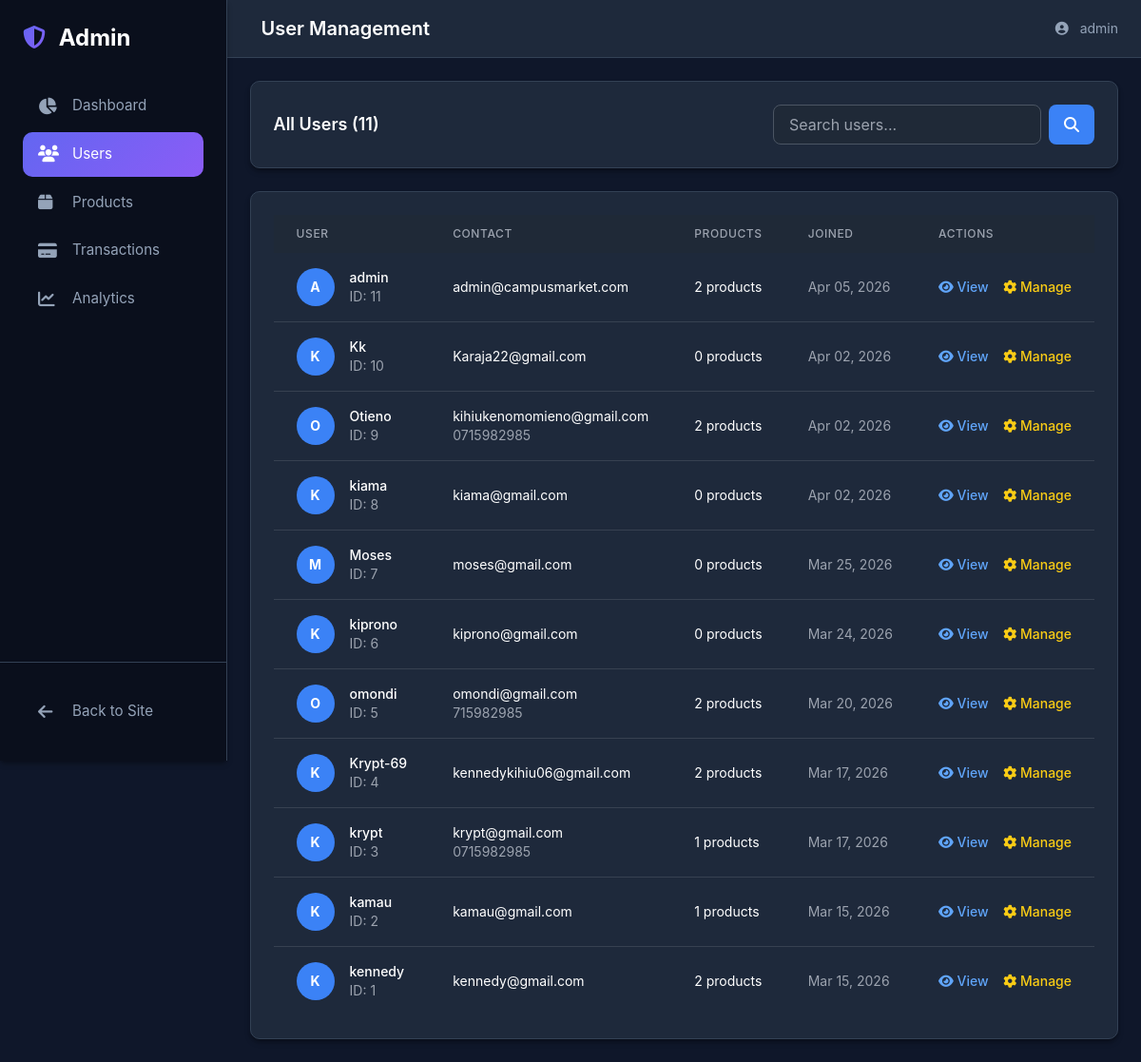
The app's page /admin/users (signed in), older data.
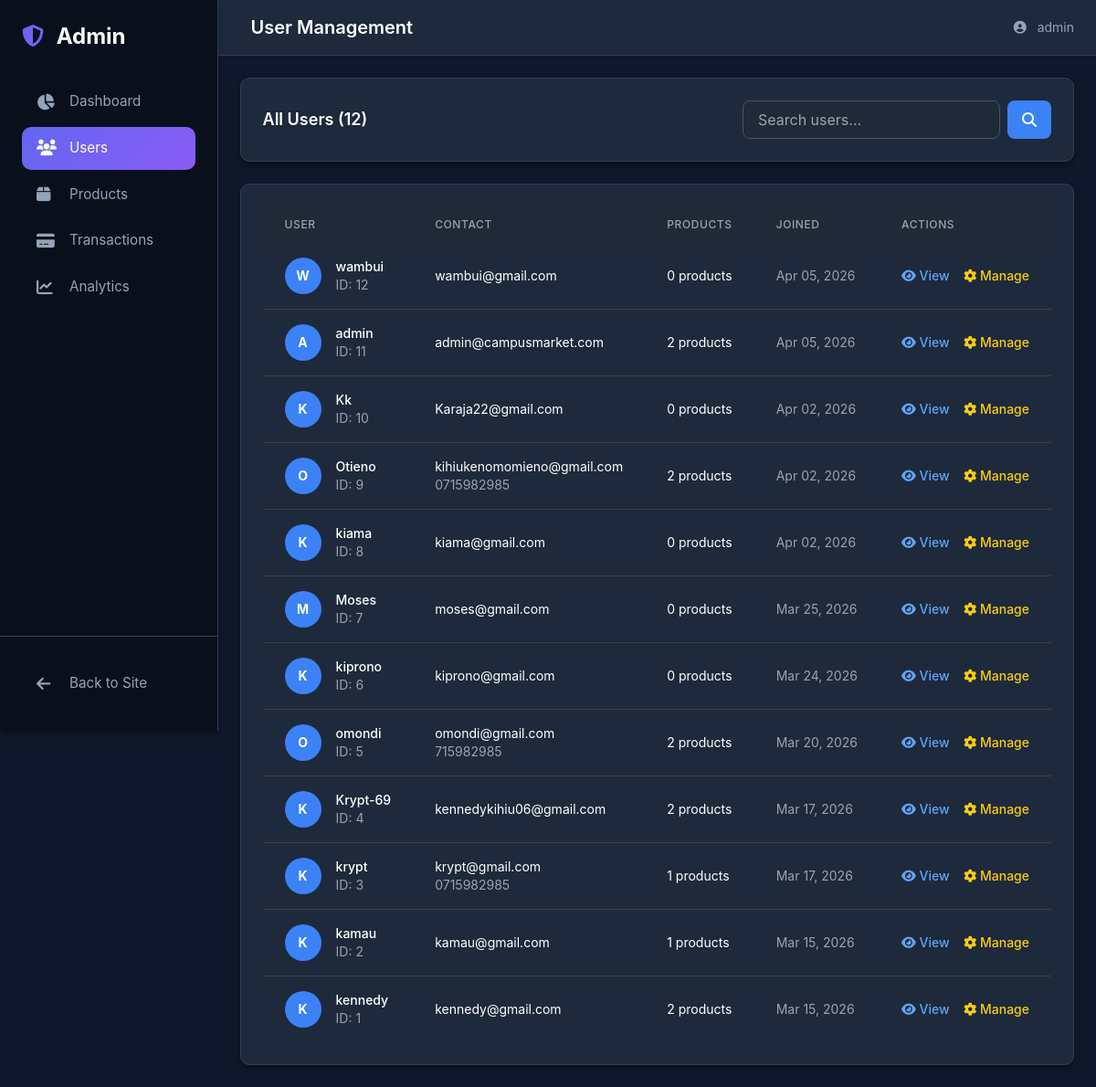
The same page, newer data.
### app/models.py (models this page shows, shortened)
class User(UserMixin, db.Model):
    __tablename__ = 'users'
    id = db.Column(db.Integer, primary_key=True)
    username = db.Column(db.String(80), unique=True, nullable=False)
    email = db.Column(db.String(120), unique=True, nullable=False)
    password_hash = db.Column(db.String(128))
    phone = db.Column(db.String(20))
    created_at = db.Column(db.DateTime, default=datetime.utcnow)
    google_id = db.Column(db.String(100), unique=True, nullable=True)
    profile_picture = db.Column(db.String(500), nullable=True)
    products = db.relationship('Product',
        foreign_keys='Product.seller_id',
        back_populates='seller',
        lazy=True
    )
    payments = db.relationship('Payment',
        back_populates='payment_user',
        lazy=True
    )
    phone_number = db.Column(db.String(20))
    campus_location = db.Column(db.String(100))
    hostel_name = db.Column(db.String(100))
    hostel_room = db.Column(db.String(20))
    whatsapp_number = db.Column(db.String(20))
    show_contact_details = db.Column(db.Boolean, default=True)
    contact_preference = db.Column(db.String(20), default='whatsapp')
    is_admin = db.Column(db.Boolean, default=False)
    conversations_as_buyer = db.relationship('Chat',
        foreign_keys='Chat.buyer_id',
        back_populates='buyer',
        lazy=True,
        cascade='all, delete-orphan'
    )
    conversations_as_seller = db.relationship('Chat',
        foreign_keys='Chat.seller_id',
        back_populates='seller',
        lazy=True,
        cascade='all, delete-orphan'
    )
    sent_messages = db.relationship('Message',
        foreign_keys='Message.sender_id',
        back_populates='sender',
        lazy=True,
        cascade='all, delete-orphan'
    )
    sent_offers = db.relationship('Offer',
        foreign_keys='Offer.buyer_id',
        back_populates='offer_buyer',
        lazy=True
    )
    received_offers = db.relationship('Offer',
        foreign_keys='Offer.seller_id',
        back_populates='offer_seller',
        lazy=True
    )

### app/admin/routes.py (the view)
@admin_bp.route('/users')
@login_required
@admin_required
def users_management():
    page = request.args.get('page', 1, type=int)
    search = request.args.get('search', '')
    query = User.query
    if search:
        query = query.filter(
            (User.username.ilike(f'%{search}%')) |
            (User.email.ilike(f'%{search}%'))
        )
    users = query.order_by(User.created_at.desc()).paginate(
        page=page, per_page=20, error_out=False
    )
    return render_template('admin/users.html', users=users, search=search)

### app/admin/routes.py (called while the page is built)
def admin_required(f):
    @wraps(f)
    def decorated_function(*args, **kwargs):
        if (not current_user.is_authenticated or
            not current_user.is_admin):
            flash('Admin access required.', 'error')
            return redirect(url_for('main.index'))
        return f(*args, **kwargs)
    return decorated_function

### app/models.py (called while the page is built)
@login_manager.user_loader
def load_user(user_id):
    return User.query.get(int(user_id))

### app/templates/admin/users.html (shortened to what this page needs)
{% extends "admin/base.html" %}
{% block header_title %}User Management{% endblock %}
{% block content %}
<div class="space-y-6">
    <div class="card p-6">
        <div class="flex flex-col sm:flex-row justify-between items-start sm:items-center space-y-4 sm:space-y-0">
            <h3 class="text-lg font-semibold text-white">All Users ({{ users.total }})</h3>
            <form method="GET" class="flex space-x-2">
                <input type="text"
                       name="search"
                       value="{{ search }}"
                       placeholder="Search users..."
                       class="px-4 py-2 bg-gray-800 border border-gray-600 rounded-lg text-white placeholder-gray-400 focus:outline-none focus:border-blue-500">
                <button type="submit"
                        class="px-4 py-2 bg-blue-500 text-white rounded-lg hover:bg-blue-600 transition-colors">
                    <i class="fas fa-search"></i>
                </button>
            </form>
        </div>
    </div>
    <div class="card overflow-hidden">
        <div class="overflow-x-auto">
            <table class="w-full">
                <thead class="bg-gray-800">
                    <tr>
                        <th class="px-6 py-3 text-left text-xs font-medium text-gray-400 uppercase tracking-wider">User</th>
                        <th class="px-6 py-3 text-left text-xs font-medium text-gray-400 uppercase tracking-wider">Contact</th>
                        <th class="px-6 py-3 text-left text-xs font-medium text-gray-400 uppercase tracking-wider">Products</th>
                        <th class="px-6 py-3 text-left text-xs font-medium text-gray-400 uppercase tracking-wider">Joined</th>
                        <th class="px-6 py-3 text-left text-xs font-medium text-gray-400 uppercase tracking-wider">Actions</th>
                    </tr>
                </thead>
                <tbody class="divide-y divide-gray-700">
                    {% for user in users.items %}
                    <tr class="hover:bg-gray-800/50 transition-colors">
                        <td class="px-6 py-4 whitespace-nowrap">
                            <div class="flex items-center">
                                <div class="w-10 h-10 bg-blue-500 rounded-full flex items-center justify-center">
                                    <span class="text-sm font-bold text-white">{{ user.username[0]|upper }}</span>
                                </div>
                                <div class="ml-4">
                                    <div class="text-sm font-medium text-white">{{ user.username }}</div>
                                    <div class="text-sm text-gray-400">ID: {{ user.id }}</div>
                                </div>
                            </div>
                        </td>
                        <td class="px-6 py-4 whitespace-nowrap">
                            <div class="text-sm text-white">{{ user.email }}</div>
                            {% if user.phone_number %}
                            <div class="text-sm text-gray-400">{{ user.phone_number }}</div>
                            {% endif %}
                        </td>
                        <td class="px-6 py-4 whitespace-nowrap">
                            <div class="text-sm text-white">{{ user.products|length }} products</div>
                        </td>
                        <td class="px-6 py-4 whitespace-nowrap text-sm text-gray-400">
                            {{ user.created_at.strftime('%b %d, %Y') }}
                        </td>
                        <td class="px-6 py-4 whitespace-nowrap text-sm font-medium">
                            <a href="{{ url_for('admin.user_detail', user_id=user.id) }}"
                               class="text-blue-400 hover:text-blue-300 mr-3">
                                <i class="fas fa-eye"></i> View
                            </a>
                            <form action="{{ url_for('admin.toggle_user_status', user_id=user.id) }}"
                                  method="POST" class="inline">
                                <button type="submit"
                                        class="text-yellow-400 hover:text-yellow-300">
                                    <i class="fas fa-cog"></i> Manage
                                </button>
                            </form>
                        </td>
                    </tr>
                    {% endfor %}
                </tbody>
            </table>
        </div>
    </div>
</div>
{% endblock %}

### app/templates/admin/base.html (shortened to what this page needs)
<!DOCTYPE html>
<html lang="en">
<head>
    <script src="https://cdn.tailwindcss.com"></script>
    <link rel="stylesheet" href="https://cdnjs.cloudflare.com/ajax/libs/font-awesome/6.4.0/css/all.min.css">
</head>
<body>
    <div class="app-wrapper">
        <div class="sidebar" id="sidebar">
            <div class="p-4 md:p-6">
                <div class="flex items-center justify-between mb-8">
                    <h1 class="text-xl md:text-2xl font-bold">
                        <span class="text-gradient-primary">
                            <i class="fas fa-shield-alt mr-2"></i>
                        </span>
                        <span class="text-white">Admin</span>
                    </h1>
                </div>
                <nav class="space-y-1">
                    <a href="{{ url_for('admin.dashboard') }}"
                       class="nav-item {% if request.endpoint == 'admin.dashboard' %}active{% endif %}">
                        <i class="fas fa-chart-pie"></i>
                        Dashboard
                    </a>
                    <a href="{{ url_for('admin.users_management') }}"
                       class="nav-item {% if 'users' in request.endpoint %}active{% endif %}">
                        <i class="fas fa-users"></i>
                        Users
                    </a>
                    <a href="{{ url_for('admin.products_management') }}"
                       class="nav-item {% if 'products' in request.endpoint %}active{% endif %}">
                        <i class="fas fa-box"></i>
                        Products
                    </a>
                    <a href="{{ url_for('admin.transactions_management') }}"
                       class="nav-item {% if 'transactions' in request.endpoint %}active{% endif %}">
                        <i class="fas fa-credit-card"></i>
                        Transactions
                    </a>
                    <a href="{{ url_for('admin.analytics') }}"
                       class="nav-item {% if 'analytics' in request.endpoint %}active{% endif %}">
                        <i class="fas fa-chart-line"></i>
                        Analytics
                    </a>
                </nav>
                <div class="absolute bottom-0 left-0 right-0 p-4 md:p-6 border-t border-[var(--border-dark)]">
                    <a href="{{ url_for('main.index') }}"
                       class="nav-item w-full">
                        <i class="fas fa-arrow-left"></i>
                        Back to Site
                    </a>
                </div>
            </div>
        </div>
        <div class="main-content">
            <header class="header">
                <div class="flex items-center justify-between">
                    <div class="flex items-center space-x-3">
                        <h2 class="text-lg md:text-xl font-semibold text-white">
                            {% block header_title %}Dashboard{% endblock %}
                        </h2>
                    </div>
                    <div class="flex items-center space-x-2 md:space-x-4">
                        <span class="text-sm text-[var(--text-muted)] hidden sm:inline">
                            <i class="fas fa-user-circle mr-2"></i>
                            {{ current_user.username }}
                        </span>
                    </div>
                </div>
            </header>
            <main class="content-area">
                {% block content %}{% endblock %}
            </main>
        </div>
    </div>
</body>
</html>

### app/templates/admin/base.html (style rules this page uses)
:root { --primary: #6366f1; --primary-dark: #4f46e5; --secondary: #f59e0b; --accent: #06d6a0; --dark-bg: #0f172a; --card-bg: #1e293b; --darker-bg: #0a0f1c; --text-light: #f1f5f9; --text-muted: #94a3b8; --border-dark: #334155; --success: #10b981; --error: #ef4444; --warning: #f59e0b; --info: #3b82f6; --shadow: 0 4px 6px -1px rgba(0, 0, 0, 0.3), 0 2px 4px -1px rgba(0, 0, 0, 0.2); --radius: 10px; --gradient-primary: linear-gradient(135deg, #6366f1, #8b5cf6); --gradient-secondary: linear-gradient(135deg, #f59e0b, #eab308); --gradient-accent: linear-gradient(135deg, #06d6a0, #10b981); --gradient-premium: linear-gradient(135deg, #f97316, #dc2626); --gradient-dark: linear-gradient(135deg, #1e293b, #0f172a); }
* { margin: 0; padding: 0; box-sizing: border-box; }
body { background: var(--dark-bg); color: var(--text-light); font-family: 'Inter', -apple-system, BlinkMacSystemFont, sans-serif; min-height: 100vh; overflow-x: hidden; }
.app-wrapper { display: flex; flex-direction: column; min-height: 100vh; }
.sidebar { position: fixed; top: 0; left: -280px; width: 280px; height: 100vh; background: var(--darker-bg); border-right: 1px solid var(--border-dark); transition: left 0.3s ease; z-index: 1000; overflow-y: auto; box-shadow: var(--shadow); }
@media (min-width: 1024px) { .app-wrapper { flex-direction: row; } }
@media (min-width: 1024px) { .sidebar { position: sticky; left: 0; width: 280px; height: 100vh; } }
.main-content { flex: 1; display: flex; flex-direction: column; min-height: 100vh; width: 100%; }
.header { background: var(--card-bg); border-bottom: 1px solid var(--border-dark); padding: 1rem; position: sticky; top: 0; z-index: 100; backdrop-filter: blur(10px); }
@media (min-width: 768px) { .header { padding: 1rem 1.5rem; } }
.nav-item { display: flex; align-items: center; padding: 0.75rem 1rem; color: var(--text-muted); text-decoration: none; border-radius: var(--radius); transition: all 0.3s ease; margin: 0.25rem 0; font-size: 0.95rem; }
.nav-item i { width: 24px; font-size: 1.1rem; margin-right: 0.75rem; }
.nav-item.active { background: var(--gradient-primary); color: white; }
.card { background: var(--card-bg); border: 1px solid var(--border-dark); border-radius: var(--radius); padding: 1.25rem; box-shadow: var(--shadow); }
@media (min-width: 768px) { .card { padding: 1.5rem; } }
.content-area { flex: 1; padding: 1rem; overflow-y: auto; }
@media (min-width: 768px) { .content-area { padding: 1.5rem; } }
.text-gradient-primary { background: var(--gradient-primary); -webkit-background-clip: text; -webkit-text-fill-color: transparent; background-clip: text; }

Row changes from the older to the newer data that the page shows:
added User: username "W", username "wambui", id "12", email "wambui@gmail.com", products|length "0", created_at "Apr 05, 2026"
Text that changed along with them:
{{ users.total }}: "11" → "12"
